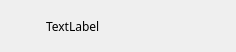
<?xml version="1.0" encoding="UTF-8"?>
<ui version="4.0">
 <class>GroupMember</class>
 <widget class="QWidget" name="GroupMember">
  <property name="geometry">
   <rect>
    <x>0</x>
    <y>0</y>
    <width>236</width>
    <height>52</height>
   </rect>
  </property>
  <property name="windowTitle">
   <string>Form</string>
  </property>
  <layout class="QHBoxLayout" name="horizontalLayout">
   <property name="spacing">
    <number>6</number>
   </property>
   <property name="leftMargin">
    <number>5</number>
   </property>
   <property name="topMargin">
    <number>1</number>
   </property>
   <property name="rightMargin">
    <number>1</number>
   </property>
   <property name="bottomMargin">
    <number>1</number>
   </property>
   <item>
    <widget class="QLabel" name="headimg_label">
     <property name="minimumSize">
      <size>
       <width>35</width>
       <height>35</height>
      </size>
     </property>
     <property name="maximumSize">
      <size>
       <width>35</width>
       <height>35</height>
      </size>
     </property>
     <property name="text">
      <string/>
     </property>
    </widget>
   </item>
   <item>
    <widget class="QLabel" name="name_label">
     <property name="font">
      <font>
       <family>Microsoft YaHei</family>
      </font>
     </property>
     <property name="text">
      <string>TextLabel</string>
     </property>
    </widget>
   </item>
  </layout>
 </widget>
 <resources/>
 <connections/>
</ui>
